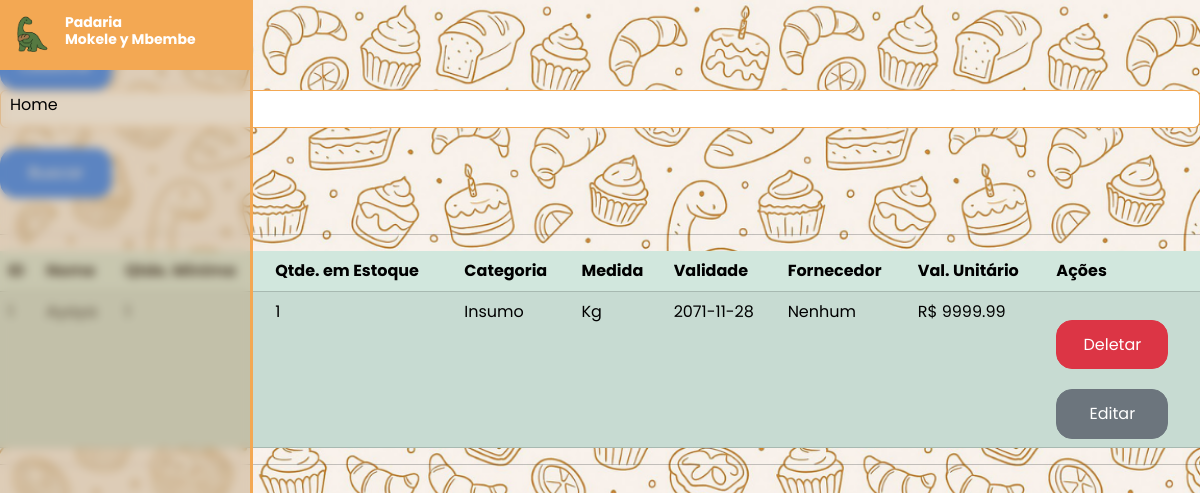
Page /view/itens.php on the committed database.
### tables this page shows
CREATE TABLE `itens` (
  `id_item` int(11) NOT NULL,
  `nome_item` varchar(255) NOT NULL,
  `quant_min` int(11) NOT NULL,
  `quant` int(11) NOT NULL,
  `categoria` enum('produto','insumo') NOT NULL,
  `validade` date NOT NULL,
  `id_fornecedor` int(11) DEFAULT NULL,
  `val_unitario` decimal(6,2) NOT NULL,
  `unidade_medida` varchar(50) NOT NULL
);

### controller/itens/controllerItens.php (called while the page is built, shortened)
<?php
require_once __DIR__ . "/../../conexao.php";
function consulta_itens(): array|string
{
    global $con;
    $sql = "SELECT * FROM itens";
    $stmt = $con->prepare($sql);
    try {
        if ($stmt->execute()) {
            return $stmt->fetchAll(PDO::FETCH_ASSOC);
        }
    } catch (PDOException $e) {
        return $e->getMessage();
    }
    return "Não foi possível realizar a consulta.";
}

### controller/fornecedores/controllerFornecedores.php (called while the page is built, shortened)
<?php
require_once __DIR__ . "/../../conexao.php";
function fornecedor_item(int $item_id_fornecedor): string
{
    global $con;
    $sql =
        "SELECT nome_fornecedor FROM fornecedores WHERE id_fornecedor = :item_id_fornecedor";
    $stmt = $con->prepare($sql);
    $stmt->bindValue(
        ":item_id_fornecedor",
        $item_id_fornecedor,
        PDO::PARAM_INT,
    );
    try {
        $stmt->execute();
        $fornecedor = $stmt->fetch(PDO::FETCH_ASSOC);
        if (!$fornecedor) {
            return "Nenhum";
        }
    } catch (PDOException $e) {
        return "Erro: " . $e->getMessage();
    }
    return $fornecedor["nome_fornecedor"];
}

### view/itens.php (the view, shortened to what this page needs)
<?php
require_once __DIR__ . "/../controller/itens/controllerItens.php";
require_once __DIR__ . "/../controller/fornecedores/controllerFornecedores.php";
$itens = consulta_itens();
?>
<!DOCTYPE html>
<html lang="pt-br">
<head>
    <link rel="stylesheet" href="../bootstrap-5.3.7-dist/css/bootstrap.css">
    <link rel="stylesheet" href="../css/padrao.css">
    <link rel="stylesheet" href="../css/ListaPadrao.css">
</head>
<body>
<?php require_once __DIR__."/sidebar.php";?>
    <h2>Inventário</h2>
    <button type="button" class="btn btn-primary"
        onclick="document.getElementById('cadastroItens').showModal()">Cadastrar</button>
    <form method="get" action="itens.php">
        <input type="text" class="form-control" name="busca">
        <button type="submit" class="btn btn-primary">Buscar</button>
    </form>
    <hr>
    <table class="table table-success table-striped">
        <thead>
            <tr>
                <th>ID</th>
                <th>Nome</th>
                <th>Qtde. Mínima</th>
                <th>Qtde. em Estoque</th>
                <th>Categoria</th>
                <th>Medida</th>
                <th>Validade</th>
                <th>Fornecedor</th>
                <th>Val. Unitário</th>
                <th>Ações</th>
            </tr>
        </thead>
        <tbody>
            <?php if (!empty($itens) && gettype($itens) == "array"): ?>
                <?php foreach ($itens as $item): ?>
                    <tr>
                        <td><?= htmlspecialchars($item["id_item"]) ?></td>
                        <td title="<?= htmlspecialchars($item["nome_item"]) ?>">
                            <?php echo mb_strimwidth(
                                $item["nome_item"],
                                0,
                                18,
                                "...",
                            ); ?>
                        </td>
                        <td><?= htmlspecialchars($item["quant_min"]) ?></td>
                        <td><?= htmlspecialchars($item["quant"]) ?></td>
                        <td><?= htmlspecialchars(
                            ucfirst($item["categoria"]),
                        ) ?></td>
                        <td><?= htmlspecialchars(
                            ucfirst($item["unidade_medida"]),
                        ) ?></td>
                        <td><?= htmlspecialchars($item["validade"]) ?></td>
                        <td data-id-fornecedor="<?= $item["id_fornecedor"] ?>">
                            <?= htmlspecialchars(
                                fornecedor_item($item["id_fornecedor"]),
                            ) ?>
                        </td>
                        <td><span>R$</span>
                            <span><?= htmlspecialchars(
                                $item["val_unitario"],
                            ) ?></span>
                        </td>
                        <td>
                            <form action="../controller/itens/deletarItens.php" method="POST">
                                <button type="submit" class="btn btn-danger">Deletar</button>
                            </form>
                            <button type="button" class="btn btn-secondary"
                                onclick="editarItem(this.parentElement.parentElement)">Editar</button>
                        </td>
                    </tr>
                <?php endforeach; ?>
            <?php endif; ?>
        </tbody>
    </table>
    <hr>
</body>
</html>

### view/sidebar.php (shortened to what this page needs)
<nav class="menu-lateral">
        <div class="cabeca-do-menu">
            <img src="../img/icon.png" alt="Logo Da Padaria Mokele y Mbembe" class="logo">
            <h1>Padaria<br>Mokele y Mbembe</h1>
        </div>
        <ul>
            <li class="item-menu">
                <a href="./home.html">
                   <i class="material-icons md-home"></i><span>Home</span>
                </a>
            </li>
            <li class="item-menu">
                <a href="./pdv.html">
                </a>
            </li>
            <li class="item-menu">
                <a href="./dashboard.html">
                </a>
            </li>
            <li class="item-menu">
                <a href="./historico-vendas.html">
                </a>
            </li>
            <li class="item-menu">
                <a href="./estoque.html">
                </a>
            </li>
            <li class="item-menu">
                <a href="./fornecedor.html">
                </a>
            </li>
            <li class="item-menu">
                <a href="./ge_usuarios.html">
                </a>
            </li>
            <li class="item-menu">
                <a href="./comanda.html">
                </a>
            </li>
            <li class="item-menu">
                <a href="./login.html">
                </a>
            </li>
        </ul>
    </nav>

### css/padrao.css (style rules this page uses)
:root { --cor-primaria: #f3a853; --cor-primaria-clara: #f6b76f; --cor-secundaria: #967345; --cor-fundo: #fff; --cor-fundo-secundario:#f9f9f9; --cor-texto: #222; --cor-botao-cancelar: #fff; --cor-botao-cancelar-borda: #f3a853; --cor-link: #967345; --ativo: #4dab13; --atencao: #e93737; --radius: 16px; --sombra: 0 0px 15px #96734580; --fonte-principal: Poppins, sans-serif; --espaco-padrao: 20px; }
* { margin: 0; padding: 0; box-sizing: border-box; font-family: var(--fonte-principal); }
body { background-image: url(../img/mokele-general-bg.png); background-size: cover; background-position: center; background-repeat: no-repeat; height: 100vh; width: 100vw; }
form button { width: 100%; height: 2.5em; margin: 20px 0; background-color: var(--cor-primaria); color: var(--cor-fundo); border: none; border-radius: var(--radius); font-size: 1.2em; font-weight: bold; cursor: pointer; transition: 0.3s ease-in-out; }
h2 { font-size: 1.7em; }
.form-control { border-color: var(--cor-primaria); }
nav { font-family: Poppins; z-index: 1000; }
.cabeca-do-menu { background-color: #f3a853; display: flex; align-items: center; justify-content: center; padding: 5px; min-height: 70px; transition: 0.3s; margin-bottom: 10px; }
.cabeca-do-menu img.logo { width: 50px; height: auto; }
.cabeca-do-menu h1 { color: white; font-size: 14px; font-weight: 700; white-space: nowrap; overflow: hidden; transition: 0.3s; margin-left: 10px; }
.menu-lateral { width: 70px; height: 100dvh; background-color: rgba(189, 159, 120, 0.45); backdrop-filter: blur(5px); padding-bottom: 20px; box-shadow: 3px 0 0 #f3a853; overflow: hidden; overflow-y: auto; position: fixed; top: 0; left: 0; display: flex; flex-direction: column; transition: width 0.2s; }
.menu-lateral ul { list-style: none; flex: 1; display: flex; flex-direction: column; padding: 5px 0; }
.menu-lateral ul li { margin-bottom: 10px; }
.menu-lateral ul li a { color: black; display: flex; align-items: center; text-decoration: none; font-size: 16px; padding: 8px 10px; border-radius: 5px; transition: background 0.2s, color 0.2s; justify-content: center; }
ul li.item-menu { transition: background-color 0.2s; }

### css/listaPadrao.css (style rules this page uses)
.btn { border-radius: 16px; width: 7rem; height: 3.1rem; }

### rows in the picture
itens: nome_item "Ayaya", quant "1", categoria "Insumo", unidade_medida "Kg", validade "2071-11-28", id_fornecedor "Nenhum", val_unitario "9999.99"
